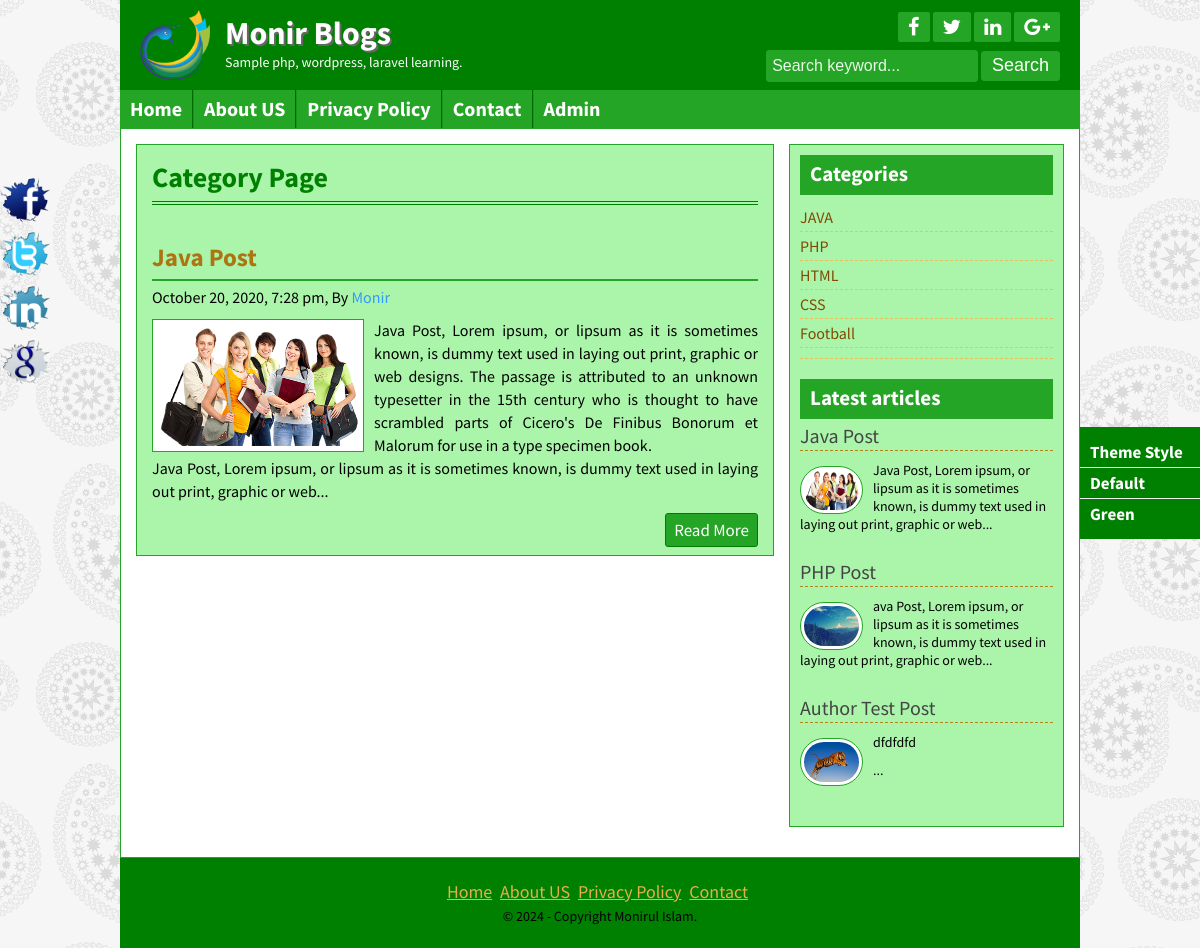
The page /category.php?catID=1 on the database its author committed.
### tables this page shows
CREATE TABLE `tbl_options` (
  `id` int(11) NOT NULL,
  `title` varchar(255) NOT NULL,
  `slogan` varchar(255) NOT NULL,
  `logo` varchar(255) NOT NULL,
  `themes` varchar(255) NOT NULL,
  `facebook_url` varchar(255) NOT NULL,
  `twitter_url` varchar(255) NOT NULL,
  `google_url` varchar(255) NOT NULL,
  `linkedin_url` varchar(255) NOT NULL,
  `copyright` varchar(255) NOT NULL
);

CREATE TABLE `tbl_page` (
  `id` int(11) NOT NULL,
  `title` varchar(255) NOT NULL,
  `body` text NOT NULL
);

CREATE TABLE `tbl_post` (
  `id` int(11) NOT NULL,
  `cat` int(11) NOT NULL,
  `userid` int(11) NOT NULL,
  `title` varchar(255) NOT NULL,
  `body` text NOT NULL,
  `image` varchar(255) NOT NULL,
  `author` varchar(50) NOT NULL,
  `tags` varchar(255) NOT NULL,
  `date` timestamp NOT NULL DEFAULT CURRENT_TIMESTAMP
);

CREATE TABLE `tbl_category` (
  `id` int(11) NOT NULL,
  `name` varchar(50) NOT NULL
);

### lib/Database.php (called while the page is built, shortened)
<?php
Class Database{
	public $host   = DB_HOST;
	public $user   = DB_USER;
	public $pass   = DB_PASS;
	public $dbname = DB_NAME;
	public $link;
	private function connectDB(){
	$this->link = new mysqli($this->host, $this->user, $this->pass, $this->dbname);
 }
	public function select($query){
		$result = $this->link->query($query) or die($this->link->error.__LINE__);
		if($result->num_rows > 0){
			return $result;
		} else {
			return false;
		}
	}
}

### helpers/Format.php (called while the page is built, shortened)
<?php
	class Format {
		public function formateDate( $date ) {
			return date('F j, Y, g:i a', strtotime( $date ) );
		}
		public function textShorten( $text, $limit = 400 ) {
			$text = $text . " ";
			$text = substr( $text, 0, $limit );
			$text = substr( $text, 0, strrpos( $text, ' ') );
			$text = $text . "...";
			return $text;
		}
	}
?>

### category.php (the view)
<?php include_once('inc/header.php'); ?>
<?php
	if( ! isset($_GET['catID']) || $_GET['catID'] == NULL ) {
		header('Location: 404.php');
	} else {
		$id = $_GET['catID'];
	}
	$query = "SELECT * FROM tbl_post WHERE cat=$id";
	$post = $db->select($query);
?>
	<div class="contentsection contemplete clear">
		<div class="maincontent clear">
			<?php if( $post ) { ?>
			<h1 style="color: green; padding-bottom: 15px; margin: 15px 0 30px; border-bottom: 4px double green; ">Category Page</h1>
			<?php while( $result = $post->fetch_assoc() ) {  ?>
			<div class="samepost clear">
				<h2><a href="post.php?id=<?php echo $result['id']; ?>"><?php echo $result['title']; ?></a></h2>
				<h4><?php echo $format->formateDate( $result['date'] ); ?>, By <a href="#"><?php echo $result['author']; ?></a></h4>
				 <a href="post.php?id=<?php echo $result['id']; ?>"><img src="admin/uploads/<?php echo $result['image']; ?>" alt="post image"/></a>
				<?php echo $format->textShorten( $result['body'], 450 ); ?>
				<div class="readmore clear">
					<a href="post.php?id=<?php echo $result['id']; ?>">Read More</a>
				</div>
			</div>
			<?php } } else { echo "<h2>No Posts Found in This Category..!</h2>"; } ?>
		</div>
		<?php include_once('inc/sidebar.php'); ?>
	</div>
<?php include_once('inc/footer.php'); ?>

### inc/header.php (shortened to what this page needs)
<?php
	include_once('lib/Database.php');
	include_once('helpers/Format.php');
	$db = new Database();
	$format = new Format();
?>
<!DOCTYPE html>
<html>
<head>
	<?php include 'scripts/css.php'; ?>
</head>
<body>
	<div class="headersection templete clear">
		<?php
			$query ="SELECT * FROM tbl_options WHERE id=1";
            $select = $db->select($query);
            if($select ) {
                while( $result = $select->fetch_assoc() ) {
		?>
		<a href="index.php">
			<div class="logo">
				<img src="admin/uploads/<?php echo $result['logo']; ?>" alt="Logo"/>
				<h2><?php echo $result['title']; ?></h2>
				<p><?php echo $result['slogan']; ?></p>
			</div>
		</a>
		<div class="social clear">
			<div class="icon clear">
				<a href="<?php echo $result['facebook_url']; ?>" target="_blank"><i class="fa fa-facebook"></i></a>
				<a href="<?php echo $result['twitter_url']; ?>" target="_blank"><i class="fa fa-twitter"></i></a>
				<a href="<?php echo $result['linkedin_url']; ?>" target="_blank"><i class="fa fa-linkedin"></i></a>
				<a href="<?php echo $result['google_url']; ?>" target="_blank"><i class="fa fa-google-plus"></i></a>
			</div>
			<div class="searchbtn clear">
			<form action="search.php" method="GET">
				<input type="text" name="search" placeholder="Search keyword..."/>
				<input type="submit" name="submit" value="Search"/>
			</form>
			</div>
		</div>
		<?php } } ?>
	</div>
<div class="navsection templete">
	<ul>
		<?php
			$path      = $_SERVER['SCRIPT_FILENAME'];
			$currentPg = basename($path, '.php');
    	?>
		<li><a <?php if( $currentPg == 'index' ) { echo 'id="active"'; } ?> href="index.php">Home</a></li>
		<?php
	        $query ="SELECT * FROM tbl_page";
	        $pages = $db->select($query);
	        if( $pages ) {
	        while( $result = $pages->fetch_assoc() ) {
	    ?>
	        <li><a
	        	<?php
	        		if(isset($_GET['pageID']) && $_GET['pageID'] == $result['id'] ) { echo 'id="active"'; }
	        	?>
	        	href="page.php?pageID=<?php echo $result['id']; ?>"><?php echo $result['title']; ?></a></li>
	    <?php } } ?>
		<li><a <?php if( $currentPg == 'contact' ) { echo 'id="active"'; } ?> href="contact.php">Contact</a></li>
		<li><a target="_blank" href="admin/index.php">Admin</a></li>
	</ul>
</div>

### inc/sidebar.php
<div class="sidebar clear">
	<div class="samesidebar clear">
		<h2>Categories</h2>
		<ul>
			<?php
				$query = "SELECT * FROM tbl_category";
				$categories = $db->select($query);
				if( $categories ) {
				while( $result = $categories->fetch_assoc() ) {
			?>
				<li><a href="category.php?catID=<?php echo $result['id']; ?>"><?php echo $result['name']; ?></a></li>
			<?php } } else { ?>
				<li><a>No Category Created..</a></li>
			<?php } ?>
		</ul>
	</div>
	<div class="samesidebar clear">
		<h2>Latest articles</h2>
		<?php
			$query = "SELECT * FROM tbl_post LIMIT 4";
			$post = $db->select($query);
			if( $post ) {
			while( $result = $post->fetch_assoc() ) {
		?>
			<div class="popular clear">
				<h3><a href="post.php?id=<?php echo $result['id']; ?>"><?php echo $result['title']; ?></a></h3>
				<a href="post.php?id=<?php echo $result['id']; ?>"><img src="admin/uploads/<?php echo $result['image']; ?>" alt="post image"/></a>
				<?php echo $format->textShorten( $result['body'], 120 ); ?>
			</div>
		<?php } } else { ?>
			<h3><a>No Latest Post available...</a></h3>
		<?php } ?>
	</div>
</div>

### inc/footer.php (shortened to what this page needs)
<?php
	$query ="SELECT * FROM tbl_options WHERE id=1";
    $select = $db->select($query);
    if($select ) {
        while( $result = $select->fetch_assoc() ) {
?>
	<div class="footersection templete clear">
		<div class="footermenu clear">
			<ul>
				<li><a href="index.php">Home</a></li>
				<?php
			        $query ="SELECT * FROM tbl_page";
			        $pages = $db->select($query);
			        if( $pages ) {
			        while( $page_info = $pages->fetch_assoc() ) {
			    ?>
			        <li><a href="page.php?pageID=<?php echo $page_info['id']; ?>"><?php echo $page_info['title']; ?></a></li>
			    <?php } } ?>
				<li><a href="contact.php">Contact</a></li>
			</ul>
		</div>
	  	<p>&copy; <?php echo date('Y - ') . $result['copyright']; ?></p>
	</div>
	<?php } } ?>
	<div class="fixedicon clear">
		<a href="<?php echo $result['facebook_url']; ?>"><img src="images/fb.png" alt="Facebook"/></a>
		<a href="<?php echo $result['twitter_url']; ?>"><img src="images/tw.png" alt="Twitter"/></a>
		<a href="<?php echo $result['linkedin_url']; ?>"><img src="images/in.png" alt="LinkedIn"/></a>
		<a href="<?php echo $result['google_url']; ?>"><img src="images/gl.png" alt="GooglePlus"/></a>
	</div>
	<div class="fixedicon theme-select clear">
		<h3>Theme Style</h3>
		<h3 data-theme="default-theme">Default</h3>
		<h3 data-theme="green-theme">Green</h3>
	</div>
</body>
</html>

### themes/green.css (style rules this page uses)
.headersection { background-color: #008000; }
.icon a { background-color: #25A525; }
.searchbtn input[type="text"] { border: 1px solid #25A525; background: #25A525; color: #fff; }
.searchbtn input[type="text"]::placeholder { opacity: .9; color: #fff; }
.searchbtn input[type="submit"] { border: 1px solid #25A525; background-color: #25A525; }
.navsection { background-color: #25A525; }
.navsection ul li { border-left: 1px solid #189818; border-right: 1px solid #006B00; }
.contentsection { border: 1px solid #25A525; }
.maincontent { background-color: #ABF5AB; border: 1px solid #25A525; }
.samepost h2, .about h2 { border-bottom: 2px solid #25A525; color: #ac7511; }
.sidebar { background-color: #ABF5AB; border: 1px solid #25A525; }
.relatedpost h2, .samesidebar h2 { background-color: #25A525; border-bottom-color: #25A525 !important; color: #fff !important; }
.footersection { background: #008000; }
.readmore a { background-color: #25A525; border-color: #007B00; color: #fff; }
.popular img, .about img, .relatedpost img, .samepost img { border-color: #25A525; }

### scripts/css.php (style rules this page uses)
.fixedicon.theme-select { right: 0 !important; left: inherit; top: 45%; background: green; padding: 10px 0; width: 120px; }
.theme-select h3 { font-size: 17px; text-transform: capitalize; padding: 6px 10px; border-bottom: 1px solid #eee; color: #fff; cursor: pointer; }
.theme-select h3:last-child { border: 0; }

### rows shown on the page
tbl_options: logo (picture), title "Monir Blogs", slogan "Sample php, wordpress, laravel learning.", copyright "Copyright Monirul Islam."
tbl_page: title "About US"
tbl_page: title "Privacy Policy"
tbl_post: title "Java Post", date "October 20, 2020, 7:28 pm", author "Monir", image (picture), body "Java Post, Lorem ipsum, or lipsum as it is sometimes known, is dummy text used in laying out print, graphic or web designs. The passage is attributed to an unknown typesetter in the 15th century who is thought to have scrambled parts of Cicero's De Finibus Bonorum et Malorum for use in a type specimen book. Java Post, Lorem ipsum, or lipsum as it is sometimes known, is dummy text used in laying out print, graphic or web...", body "Java Post, Lorem ipsum, or lipsum as it is sometimes known, is dummy text used in laying out print, graphic or web..."
tbl_category: name "JAVA"
tbl_category: name "PHP"
tbl_category: name "HTML"
tbl_category: name "CSS"
tbl_category: name "Football"
tbl_post: title "PHP Post", image (picture), body "ava Post, Lorem ipsum, or lipsum as it is sometimes known, is dummy text used in laying out print, graphic or web..."
tbl_post: title "Author Test Post", image (picture), body "dfdfdfd ..."
